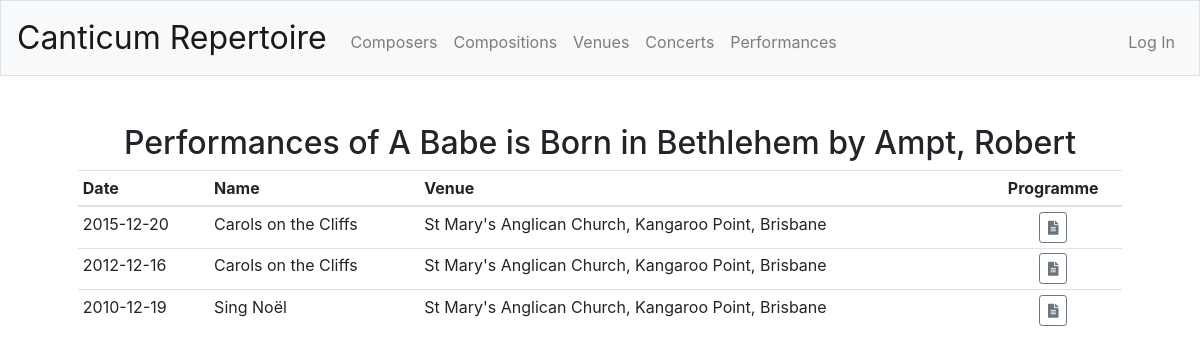
Screenshot of /compositionperformances?id=2 with the database file from the repository.
### tables this page shows
CREATE TABLE 'compositions' ('composition_id' integer PRIMARY KEY AUTOINCREMENT NOT NULL,'composition_name' text NOT NULL, 'composer_id' integer NOT NULL);

CREATE TABLE 'composers' ('composer_id' integer PRIMARY KEY AUTOINCREMENT NOT NULL,'composer_name' text);

CREATE TABLE 'performances' ('performance_id' integer PRIMARY KEY AUTOINCREMENT NOT NULL, 'concert_id' integer NOT NULL, 'composition_id' integer NOT NULL);

CREATE TABLE 'concerts' ('concert_id' integer PRIMARY KEY AUTOINCREMENT NOT NULL, 'concert_date' date NOT NULL, 'concert_name' text, 'venue_id' integer);

CREATE TABLE 'venues' ('venue_id' integer PRIMARY KEY AUTOINCREMENT NOT NULL, 'venue_name' text NOT NULL);

### app.py (the view)
@app.route("/compositionperformances")
def compositionperformances():
    composition_id = request.args.get('id')
    rows = db.execute("SELECT * FROM compositions n JOIN composers r ON n.composer_id = r.composer_id WHERE n.composition_id = :composition_id", composition_id=composition_id)
    composition_name = rows[0]["composition_name"]
    composer_name = rows[0]["composer_name"]
    rows = db.execute("SELECT * FROM performances e JOIN concerts t ON e.concert_id = t.concert_id JOIN venues v ON t.venue_id = v.venue_id JOIN compositions n ON e.composition_id = n.composition_id JOIN composers r ON n.composer_id = r.composer_id WHERE n.composition_id = :composition_id ORDER BY t.concert_date DESC", composition_id=composition_id)
    performances = []
    for perf in rows:
        perf_info = {}
        perf_info['concert_id'] = perf['concert_id']
        perf_info['concert_date'] = perf['concert_date']
        perf_info['concert_name'] = perf['concert_name']
        perf_info['venue_name'] = perf['venue_name']
        performances.append(perf_info)
    return render_template("compositionperformances.html", composition_name=composition_name, composer_name=composer_name, performances=performances)

### app.py (called while the page is built)
@app.after_request
def after_request(response):
    response.headers["Cache-Control"] = "no-cache, no-store, must-revalidate"
    response.headers["Expires"] = 0
    response.headers["Pragma"] = "no-cache"
    return response

### templates/compositionperformances.html (shortened to what this page needs)
{% extends "layout.html" %}
{% block main %}
    <h2>Performances of {{ composition_name }} by {{ composer_name }}</h2>
    <table class = "table table-sm">
        <thead>
            <th class="text-left">Date</th>
            <th class="text-left">Name</th>
            <th class="text-left">Venue</th>
            <th class="text-center">Programme</th>
       </thead>
        <tbody>
            {% for performance in performances %}
            <tr>
                <td class="text-left">{{ performance.concert_date }}</td>
                <td class="text-left">{{ performance.concert_name }}</td>
                <td class="text-left">{{ performance.venue_name }}</td>
                <td class="text-center">
                    <a href="/concertprogramme?id={{ performance.concert_id }}">
                        <button class="btn btn-outline-secondary btn-sm">
                            <i class="fas fa-file-alt"></i>
                        </button>
                    </a>
                </td>
            </tr>
            {% endfor %}
        </tbody>
    </table>
{% endblock %}

### rows the page displays
compositions: composition_name "A Babe is Born in Bethlehem"
composers: composer_name "Ampt, Robert"
performances: concert_date "2015-12-20", concert_name "Carols on the Cliffs", venue_name "St Mary's Anglican Church, Kangaroo Point, Brisbane"
performances: concert_date "2012-12-16", concert_name "Carols on the Cliffs", venue_name "St Mary's Anglican Church, Kangaroo Point, Brisbane"
performances: concert_date "2010-12-19", concert_name "Sing Noël", venue_name "St Mary's Anglican Church, Kangaroo Point, Brisbane"
